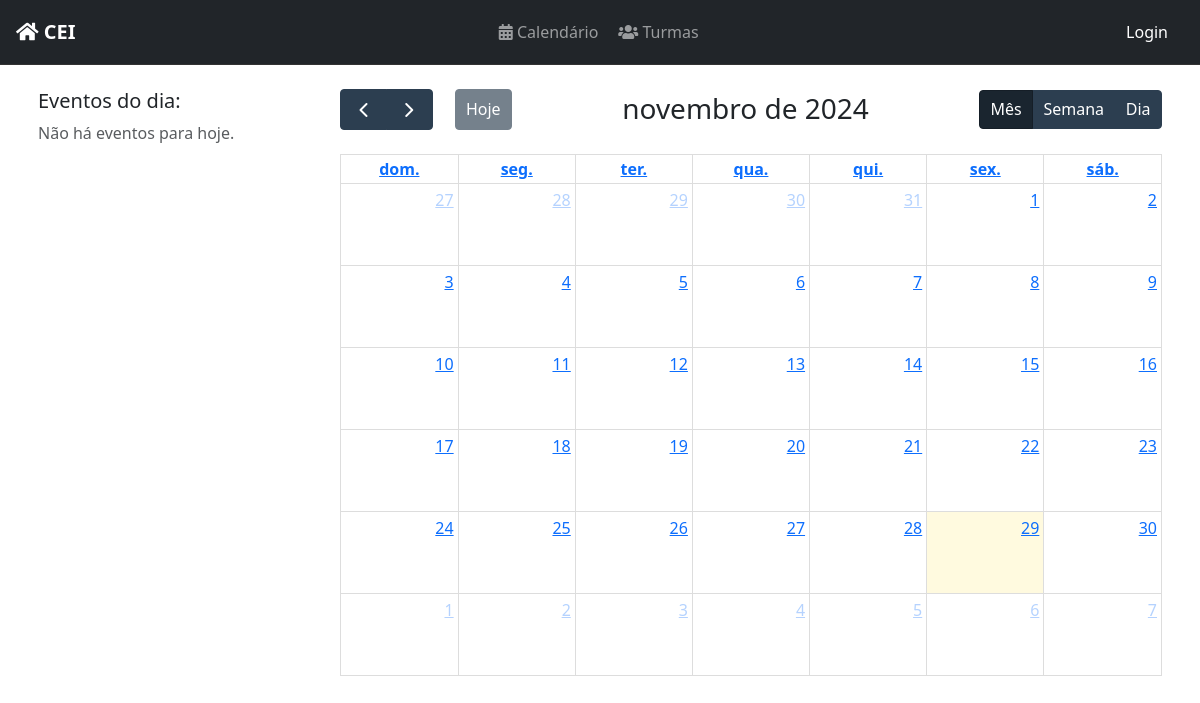
The app's page /, older data.
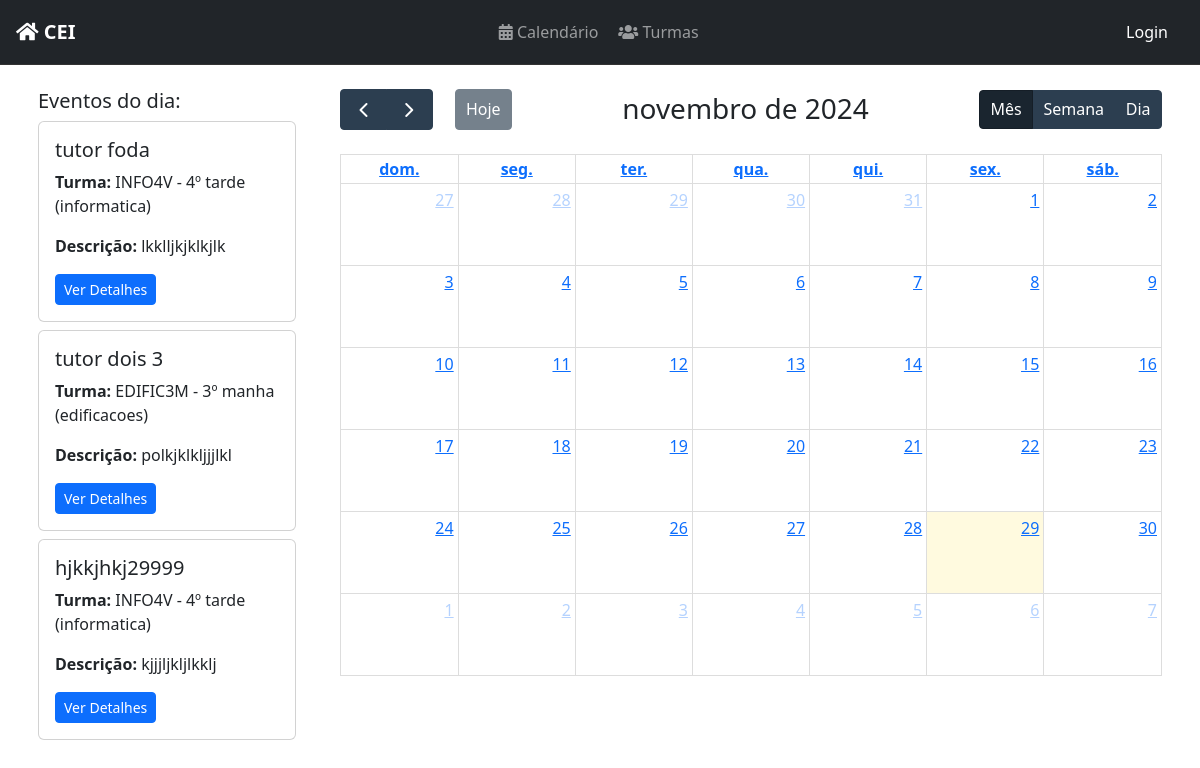
The same page, newer data.
### tasks/models.py (models this page shows, shortened)
class Task(models.Model):
    id = models.BigAutoField(primary_key=True)
    title = models.CharField(max_length=20)
    description = models.TextField(max_length=150)
    start_date = models.DateField()
    end_date = models.DateField()
    total_subs = models.PositiveIntegerField(default=0)
    subs = models.PositiveIntegerField(default=0)
    start_time = models.TimeField()
    end_time = models.TimeField()
    usuario = models.ForeignKey(CustomUser, on_delete=models.PROTECT)
    turma = models.ForeignKey('classes.Turma', on_delete=models.CASCADE)
    created_at = models.DateTimeField(auto_now_add=True)
    updated_at = models.DateTimeField(auto_now=True)

### classes/models.py (models this page shows, shortened)
class Turma(models.Model):
    TURNO_CHOICES = [
        ('manha', 'Manhã'),
        ('tarde', 'Tarde'),
        ('noite', 'Noite'),
    ]
    CURSO_CHOICES = [
        ('edificacoes', 'Edificações'),
        ('informatica', 'Informática'),
        ('meio_ambiente', 'Meio Ambiente'),
        ('matematica', 'Matemática'),
    ]
    SERIE_CHOICES = [
        ('1', '1º Ano'),
        ('2', '2º Ano'),
        ('3', '3º Ano'),
        ('4', '4º Ano'),
    ]
    nome = models.CharField(max_length=8, unique=True)
    serie = models.CharField(max_length=1, choices=SERIE_CHOICES)
    turno = models.CharField(max_length=5, choices=TURNO_CHOICES)
    curso = models.CharField(max_length=15, choices=CURSO_CHOICES)
    def __str__(self):
        return f"{self.nome} - {self.serie}º {self.turno} ({self.curso})"

### tasks/views.py (the view)
# urls.py: path('', CalendarView.as_view(), name='calendar'),
class CalendarView(TemplateView):
    template_name = 'tasks/calendar.html'
    def get_context_data(self, **kwargs):
        user_turma = getattr(self.request.user, 'turma', None)
        context = super().get_context_data(**kwargs)
        user_groups = self.request.user.groups.values_list('name', flat=True) if self.request.user.is_authenticated else []
        is_tutor = 'Tutor' in user_groups
        is_discente = 'Discente' in user_groups
        is_docente = 'Docente' in user_groups
        today = timezone.localdate()
        if not self.request.user.is_authenticated:
            events_today = Task.objects.filter(
                start_date__lte=today,
                end_date__gte=today
            )
        elif is_tutor and user_turma:
            events_today = Task.objects.filter(
                Q(turma=user_turma) | Q(usuario=self.request.user),
                start_date__lte=today,
                end_date__gte=today
            )
        elif is_discente and user_turma:
            events_today = Task.objects.filter(
                turma=user_turma,
                start_date__lte=today,
                end_date__gte=today
            )
        elif is_docente:
            events_today = Task.objects.filter(
                usuario=self.request.user,
                start_date__lte=today,
                end_date__gte=today
            )
        else:
            events_today = Task.objects.filter(
                start_date__lte=today,
                end_date__gte=today
            )
        context['events_today'] = events_today
        context['turmas'] = Turma.objects.all()
        return context

### tasks/context_processors.py (called while the page is built)
def user_in_discente(request):
    if request.user.is_authenticated:
        return {'user_in_discente': request.user.groups.filter(name="Discente").exists()}
    return {'user_in_discente': False}

### tasks/templates/tasks/calendar.html (shortened to what this page needs)
{% extends 'base.html' %}
{% load static %}
{% block content %}
<div class="container-fluid mt-4">
    <div class="row" id="calendar-container">
        <div class="col-md-3 mb-3" id="events-column">
            <h5>Eventos do dia:</h5>
            {% for event in events_today %}
                <div class="card mb-2">
                    <div class="card-body">
                        <h5 class="card-title">{{ event.title }}</h5>
                        <p class="card-text"><strong>Turma:</strong> {{ event.turma }}</p>
                        <p class="card-text"><strong>Descrição:</strong> {{ event.description }}</p>
                        <a href="/task/{{ event.id }}" class="btn btn-primary btn-sm">Ver Detalhes</a>
                    </div>
                </div>
            {% empty %}
                <p class="text-muted">Não há eventos para hoje.</p>
            {% endfor %}
        </div>
        <div class="col-md-9" id="calendar-column">
            <div id="calendar"></div>
        </div>
    </div>
</div>
{% endblock %}

Row changes from the older to the newer data that the page shows:
added Task: title "tutor foda", turma "INFO4V - 4º tarde (informatica)", description "lkklljkjklkjlk"
added Task: title "tutor dois 3", turma "EDIFIC3M - 3º manha (edificacoes)", description "polkjklkljjjlkl"
added Task: title "hjkkjhkj29999", turma "INFO4V - 4º tarde (informatica)", description "kjjjljkljlkklj"
Text that changed along with them:
text no longer shown: "Não há eventos para hoje."
